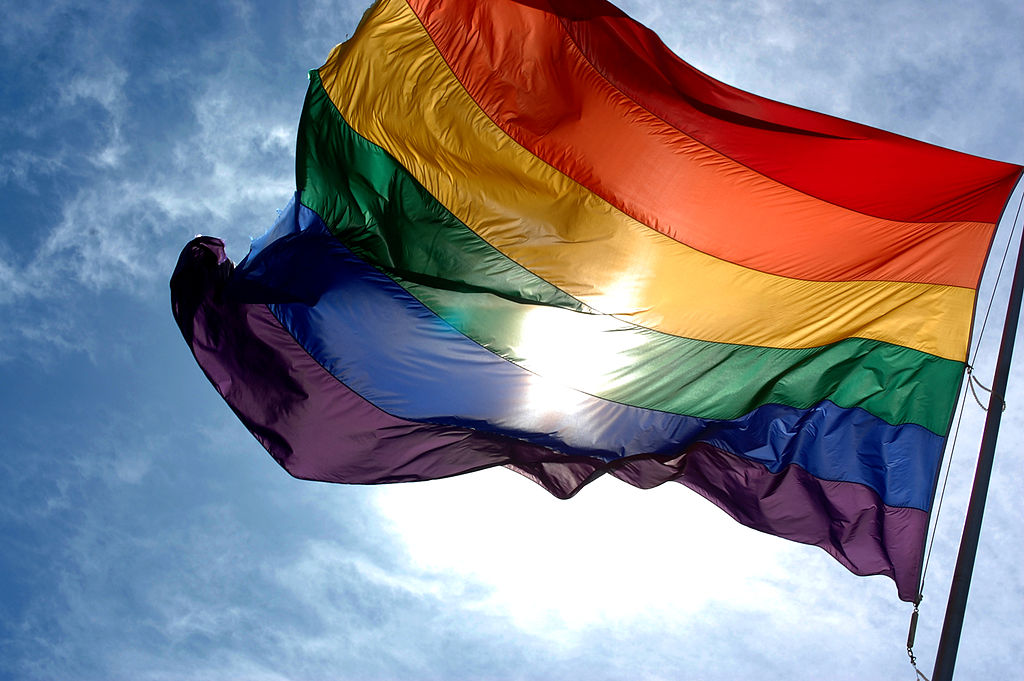
#> input picture Part 1/Lession 7_Features Vector/Image Pyramids/rainbow_flag.jpg, 1024 x 681 px
$ python 'Image Pyramids.py'
#> lines starting #> are read from the running program, lines starting #| are printed output that depends on the picture
import numpy as np
import matplotlib.pyplot as plt
import cv2

if __name__ == '__main__':
    # load in color image for face detection
    image = cv2.imread('rainbow_flag.jpg')
#> image is the input picture: shape (681, 1024, 3); mean B, G, R 139.6, 129.7, 134
    image = cv2.cvtColor(image, cv2.COLOR_BGR2RGB)

    # pyramids
    level_1 = cv2.pyrDown(image)
    level_2 = cv2.pyrDown(level_1)
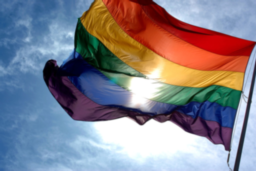
#> level_2: shape (171, 256, 3); mean R, G, B 133.9, 129.7, 139.7
    level_3 = cv2.pyrDown(level_2)
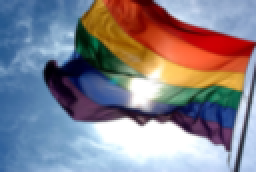
#> level_3: shape (86, 128, 3) (shown 2 times larger); mean R, G, B 133.7, 129.7, 139.9

    # Display the images
    f, (ax1, ax2, ax3, ax4) = plt.subplots(1, 4, figsize=(20, 10))

    ax1.set_title('original')
    ax1.imshow(image)

    ax2.imshow(level_1)
    ax2.set_xlim([0, image.shape[1]])
    ax2.set_ylim([0, image.shape[0]])

    ax3.imshow(level_2)
    ax3.set_xlim([0, image.shape[1]])
    ax3.set_ylim([0, image.shape[0]])

    ax4.imshow(level_3)
    ax4.set_xlim([0, image.shape[1]])
    ax4.set_ylim([0, image.shape[0]])

    plt.show()
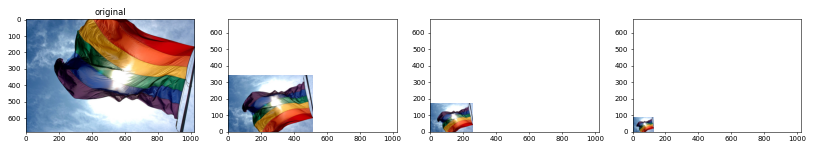
#> figure drawn by matplotlib, 4 panels
